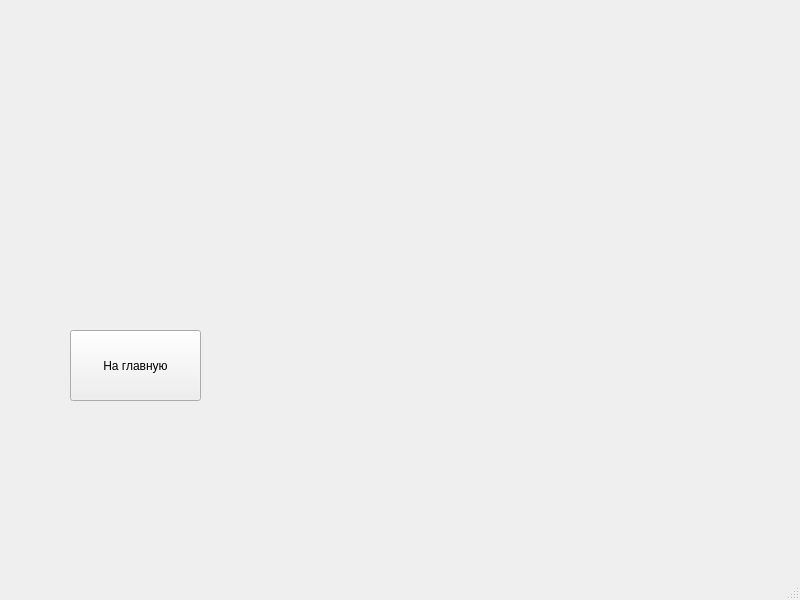
<?xml version="1.0" encoding="UTF-8"?>
<ui version="4.0">
 <class>coursesWindow</class>
 <widget class="QMainWindow" name="coursesWindow">
  <property name="geometry">
   <rect>
    <x>0</x>
    <y>0</y>
    <width>800</width>
    <height>600</height>
   </rect>
  </property>
  <property name="windowTitle">
   <string>MainWindow</string>
  </property>
  <widget class="QWidget" name="centralwidget">
   <widget class="QPushButton" name="backButton">
    <property name="geometry">
     <rect>
      <x>70</x>
      <y>330</y>
      <width>131</width>
      <height>71</height>
     </rect>
    </property>
    <property name="text">
     <string>На главную</string>
    </property>
   </widget>
  </widget>
  <widget class="QMenuBar" name="menubar">
   <property name="geometry">
    <rect>
     <x>0</x>
     <y>0</y>
     <width>800</width>
     <height>21</height>
    </rect>
   </property>
  </widget>
  <widget class="QStatusBar" name="statusbar"/>
 </widget>
 <resources/>
 <connections/>
</ui>
